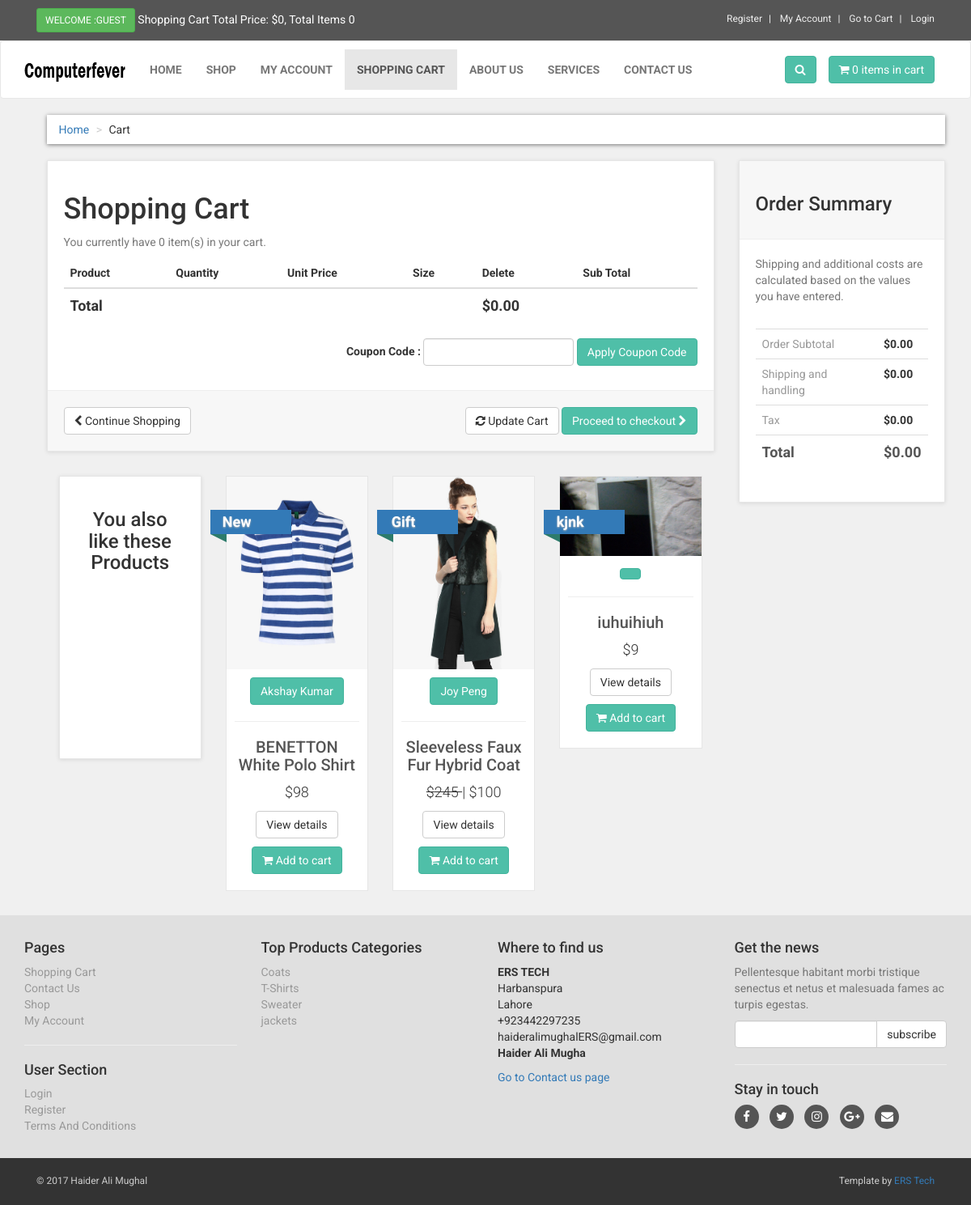
The app's page /cart.php with its own data.
### tables this page shows
CREATE TABLE IF NOT EXISTS `products` (
  `product_id` int(10) NOT NULL,
  `p_cat_id` int(10) NOT NULL,
  `cat_id` int(10) NOT NULL,
  `manufacturer_id` int(10) NOT NULL,
  `date` timestamp NOT NULL DEFAULT CURRENT_TIMESTAMP ON UPDATE CURRENT_TIMESTAMP,
  `product_title` text NOT NULL,
  `product_url` text NOT NULL,
  `product_img1` text NOT NULL,
  `product_img2` text NOT NULL,
  `product_img3` text NOT NULL,
  `product_price` int(10) NOT NULL,
  `product_psp_price` int(100) NOT NULL,
  `product_desc` text NOT NULL,
  `product_features` text NOT NULL,
  `product_video` text NOT NULL,
  `product_keywords` text NOT NULL,
  `product_label` text NOT NULL,
  `status` varchar(255) NOT NULL,
  `aud` varchar(1000) NOT NULL,
  `audiofile` varchar(1000) NOT NULL
);

CREATE TABLE IF NOT EXISTS `manufacturers` (
  `manufacturer_id` int(10) NOT NULL,
  `manufacturer_title` text NOT NULL,
  `manufacturer_top` text NOT NULL,
  `manufacturer_image` text NOT NULL
);

CREATE TABLE IF NOT EXISTS `product_categories` (
  `p_cat_id` int(10) NOT NULL,
  `p_cat_title` text NOT NULL,
  `p_cat_top` text NOT NULL,
  `p_cat_image` text NOT NULL
);

### cart.php (the view, shortened to what this page needs)
<?php
include("includes/db.php");
include("functions/functions.php");
?>
<!DOCTYPE html>
<html>
<head>
<link href="styles/bootstrap.min.css" rel="stylesheet">
<link href="styles/style.css" rel="stylesheet">
<link href="font-awesome/css/font-awesome.min.css" rel="stylesheet">
</head>
<body>
<div id="top">
<div class="container">
<div class="col-md-6 offer">
<a href="#" class="btn btn-success btn-sm" >
<?php
if(!isset($_SESSION['customer_email'])){
echo "Welcome :Guest";
}else{
echo "Welcome : " . $_SESSION['customer_email'] . "";
}
?>
</a>
<a href="#">
Shopping Cart Total Price: <?php total_price(); ?>, Total Items <?php items(); ?>
</a>
</div>
<div class="col-md-6">
<ul class="menu">
<li>
<a href="customer_register.php">
Register
</a>
</li>
<li>
<?php
if(!isset($_SESSION['customer_email'])){
echo "<a href='checkout.php' >My Account</a>";
}
else{
echo "<a href='customer/my_account.php?my_orders'>My Account</a>";
}
?>
</li>
<li>
<a href="cart.php">
Go to Cart
</a>
</li>
<li>
<?php
if(!isset($_SESSION['customer_email'])){
echo "<a href='checkout.php'> Login </a>";
}else {
echo "<a href='logout.php'> Logout </a>";
}
?>
</li>
</ul>
</div>
</div>
</div>
<div class="navbar navbar-default" id="navbar">
<div class="container" >
<div class="navbar-header">
<a class="navbar-brand home" href="index.php" >
<img src="images/logo.png" alt="computerfever logo" class="hidden-xs" >
</a>
</div>
<div class="navbar-collapse collapse" id="navigation" >
<div class="padding-nav" >
<ul class="nav navbar-nav navbar-left">
<li>
<a href="index.php"> Home </a>
</li>
<li>
<a href="shop.php"> Shop </a>
</li>
<li>
<?php
if(!isset($_SESSION['customer_email'])){
echo "<a href='checkout.php' >My Account</a>";
}
else{
echo "<a href='customer/my_account.php?my_orders'>My Account</a>";
}
?>
</li>
<li class="active" >
<a href="cart.php"> Shopping Cart </a>
</li>
<li>
<a href="about.php"> About Us </a>
</li>
<li>
<a href="services.php"> Services </a>
</li>
<li>
<a href="contact.php"> Contact Us </a>
</li>
</ul>
</div>
<a class="btn btn-primary navbar-btn right" href="cart.php">
<i class="fa fa-shopping-cart"></i>
<span> <?php items(); ?> items in cart </span>
</a>
<div class="navbar-collapse collapse right">
<button class="btn navbar-btn btn-primary" type="button" data-toggle="collapse" data-target="#search">
<i class="fa fa-search"></i>
</button>
</div>
</div>
</div>
</div>
<div id="content" >
<div class="container" >
<div class="col-md-12" >
<ul class="breadcrumb" >
<li>
<a href="index.php">Home</a>
</li>
<li>Cart</li>
</ul>
</div>
<div class="col-md-9" id="cart" >
<div class="box" >
<form action="cart.php" method="post" enctype="multipart-form-data" >
<h1> Shopping Cart </h1>
<?php
$ip_add = getRealUserIp();
$select_cart = "select * from cart where ip_add='$ip_add'";
$run_cart = mysqli_query($con,$select_cart);
$count = mysqli_num_rows($run_cart);
?>
<p class="text-muted" > You currently have <?php echo $count; ?> item(s) in your cart. </p>
<div class="table-responsive" >
<table class="table" >
<thead>
<tr>
<th colspan="2" >Product</th>
<th>Quantity</th>
<th>Unit Price</th>
<th>Size</th>
<th colspan="1">Delete</th>
<th colspan="2"> Sub Total </th>
</tr>
</thead>
<?php
$total = 0;
?>
<tfoot>
<tr>
<th colspan="5"> Total </th>
<th colspan="2"> $<?php echo $total; ?>.00 </th>
</tr>
</tfoot>
</table>
<div class="form-inline pull-right">
<div class="form-group">
<label>Coupon Code : </label>
<input type="text" name="code" class="form-control">
</div>
<input class="btn btn-primary" type="submit" name="apply_coupon" value="Apply Coupon Code" >
</div>
</div>
<div class="box-footer">
<div class="pull-left">
<a href="index.php" class="btn btn-default">
<i class="fa fa-chevron-left"></i> Continue Shopping
</a>
</div>
<div class="pull-right">
<button class="btn btn-default" type="submit" name="update" value="Update Cart">
<i class="fa fa-refresh"></i> Update Cart
</button>
<a href="checkout.php" class="btn btn-primary">
Proceed to checkout <i class="fa fa-chevron-right"></i>
</a>
</div>
</div>
</form>
</div>
<div id="row same-height-row">
<div class="col-md-3 col-sm-6">
<div class="box same-height headline">
<h3 class="text-center"> You also like these Products </h3>
</div>
</div>
<?php
$get_products = "select * from products order by rand() LIMIT 0,3";
$run_products = mysqli_query($con,$get_products);
while($row_products=mysqli_fetch_array($run_products)){
$pro_title = $row_products['product_title'];
$pro_price = $row_products['product_price'];
$pro_img1 = $row_products['product_img1'];
$pro_label = $row_products['product_label'];
$manufacturer_id = $row_products['manufacturer_id'];
$get_manufacturer = "select * from manufacturers where manufacturer_id='$manufacturer_id'";
$run_manufacturer = mysqli_query($db,$get_manufacturer);
$row_manufacturer = mysqli_fetch_array($run_manufacturer);
$manufacturer_name = $row_manufacturer['manufacturer_title'];
$pro_psp_price = $row_products['product_psp_price'];
$pro_url = $row_products['product_url'];
if($pro_label == "Sale" or $pro_label == "Gift"){
$product_price = "<del> $$pro_price </del>";
$product_psp_price = "| $$pro_psp_price";
}
else{
$product_psp_price = "";
$product_price = "$$pro_price";
}
if($pro_label == ""){
}
else{
$product_label = "
<a class='label sale' href='#' style='color:black;'>
<div class='thelabel'>$pro_label</div>
<div class='label-background'> </div>
</a>
";
}
echo "
<div class='col-md-3 col-sm-6 center-responsive' >
<div class='product' >
<a href='$pro_url' >
<img src='admin_area/product_images/$pro_img1' class='img-responsive' >
</a>
<div class='text' >
<center>
<p class='btn btn-primary'> $manufacturer_name </p>
</center>
<hr>
<h3><a href='$pro_url' >$pro_title</a></h3>
<p class='price' > $product_price $product_psp_price </p>
<p class='buttons' >
<a href='$pro_url' class='btn btn-default' >View details</a>
<a href='$pro_url' class='btn btn-primary'>
<i class='fa fa-shopping-cart'></i> Add to cart
</a>
</p>
</div>
$product_label
</div>
</div>
";
}
?>
</div>
</div>
<div class="col-md-3">
<div class="box" id="order-summary">
<div class="box-header">
<h3>Order Summary</h3>
</div>
<p class="text-muted">
Shipping and additional costs are calculated based on the values you have entered.
</p>
<div class="table-responsive">
<table class="table">
<tbody>
<tr>
<td> Order Subtotal </td>
<th> $<?php echo $total; ?>.00 </th>
</tr>
<tr>
<td> Shipping and handling </td>
<th>$0.00</th>
</tr>
<tr>
<td>Tax</td>
<th>$0.00</th>
</tr>
<tr class="total">
<td>Total</td>
<th>$<?php echo $total; ?>.00</th>
</tr>
</tbody>
</table>
</div>
</div>
</div>
</div>
</div>
<?php
include("includes/footer.php");
?>
</body>
</html>

### functions/functions.php (shortened to what this page needs)
<?php
$db = mysqli_connect("localhost","root","","povenaco_ppolice");
function getRealUserIp(){
    switch(true){
      default : return $_SERVER['REMOTE_ADDR'];
    }
 }
function items(){
global $db;
$ip_add = getRealUserIp();
$get_items = "select * from cart where ip_add='$ip_add'";
$run_items = mysqli_query($db,$get_items);
$count_items = mysqli_num_rows($run_items);
echo $count_items;
}
function total_price(){
$total = 0;
echo "$" . $total;
}
?>

### includes/footer.php (shortened to what this page needs)
<div id="footer">
<div class="container">
<div class="row" >
<div class="col-md-3 col-sm-6" >
<h4>Pages</h4>
<ul>
<li><a href="cart.php">Shopping Cart</a></li>
<li><a href="contact.php">Contact Us</a></li>
<li><a href="shop.php">Shop</a></li>
<li>
<?php
if(!isset($_SESSION['customer_email'])){
echo "<a href='checkout.php' >My Account</a>";
}
else{
echo "<a href='customer/my_account.php?my_orders'>My Account</a>";
}
?>
</li>
</ul>
<hr>
<h4>User Section</h4>
<ul>
<li>
<?php
if(!isset($_SESSION['customer_email'])){
echo "<a href='checkout.php' >Login</a>";
}
else{
echo "<a href='customer/my_account.php?my_orders'>My Account</a>";
}
?>
</li>
<li><a href="customer_register.php">Register</a></li>
<li><a href="terms.php">Terms And Conditions </a></li>
</ul>
</div>
<div class="col-md-3 col-sm-6">
<h4> Top Products Categories </h4>
<ul>
<?php
$get_p_cats = "select * from product_categories";
$run_p_cats = mysqli_query($con,$get_p_cats);
while($row_p_cats = mysqli_fetch_array($run_p_cats)){
$p_cat_id = $row_p_cats['p_cat_id'];
$p_cat_title = $row_p_cats['p_cat_title'];
echo "<li> <a href='shop.php?p_cat=$p_cat_id'> $p_cat_title </a> </li>";
}
?>
</ul>
</div>
<div class="col-md-3 col-sm-6">
<h4>Where to find us</h4>
<p>
<strong>ERS TECH</strong>
<br>Harbanspura
<br>Lahore
<br>+923442297235
<br>haideralimughalERS@gmail.com
<br>
<strong>Haider Ali Mugha</strong>
</p>
<a href="contact.php">Go to Contact us page</a>
</div>
<div class="col-md-3 col-sm-6">
<h4>Get the news</h4>
<p class="text-muted">
Pellentesque habitant morbi tristique senectus et netus et malesuada fames ac turpis egestas.
</p>
<form action="https://feedburner.google.com/fb/a/mailverify" method="post" target="popupwindow" onsubmit="window.open('https://feedburner.google.com/fb/a/mailverify?uri=computerfever', 'popupwindow', 'scrollbars=yes,width=550,height=520');return true">
<div class="input-group">
<input type="text" class="form-control" name="email">
<span class="input-group-btn">
<input type="submit" value="subscribe" class="btn btn-default">
</span>
</div>
</form>
<hr>
<h4> Stay in touch </h4>
<p class="social">
<a href="https://web.facebook.com/ERSTechnology/"><i class="fa fa-facebook"></i></a>
<a href="#"><i class="fa fa-twitter"></i></a>
<a href="#"><i class="fa fa-instagram"></i></a>
<a href="#"><i class="fa fa-google-plus"></i></a>
<a href="#"><i class="fa fa-envelope"></i></a>
</p>
</div>
</div>
</div>
</div>
<div id="copyright">
<div class="container" >
<div class="col-md-6" >
<p class="pull-left"> &copy; 2017 Haider Ali Mughal</p>
</div>
<div class="col-md-6" >
<p class="pull-right" >
Template by <a href="http://www.erstechno.com" >ERS Tech</a>
</p>
</div>
</div>
</div>

### styles/style.css (style rules this page uses)
body { font-family: "Roboto", Helvetica, Arial, sans-serif; font-size: 14px; line-height: 1.42857143; color: #333333; background-color: #f0f0f0; overflow-x: hidden; }
#top { background: #555555; padding: 10px 0; }
#top .offer { color: #fff; }
#top .offer .btn { text-transform: uppercase; }
#top a { color: #fff; }
#top ul.menu { padding-top: 5px; margin: 0; text-align: right; font-size: 12px; list-style: none; }
#top ul.menu > li { display: inline-block; }
#top ul.menu > li a { color: #eeeeee; }
#top ul.menu > li + li:before { content: "|\00a0"; padding: 0 5px; color: #f7f7f7; }
.navbar { background:white; }
.navbar-collapse .right { float:right; }
.navbar-brand { float:left; padding: 10px 15px; font-size:18px; line-height:20px; height:70px; }
.navbar ul.nav > li > a { text-transform:uppercase; font-weight:bold; font-size:14px; }
.padding-nav { padding-top:10px; }
.btn-primary { color:rgb(255, 255, 255); background-color:rgb(79, 191, 168); border-color:rgb(65, 179, 156); }
.box { background: #fff; margin: 0 0 30px; border: solid 1px #e6e6e6; box-sizing: border-box; padding:20px; box-shadow: 0 1px 5px rgba(0, 0, 0, 0.1); }
#content { padding-left:25px; }
#content .product { background:#fff; border: solid 1px #e6e6e6; box-sizing: border-box; margin-bottom: 30px; }
#content .product .text p.price { font-size:18px; text-align:center; font-weight:300; }
#content .product .text .buttons { clear:both; text-align:center; }
#content .product .text h3 { text-align:center; font-size:20px; }
#content .product .text h3 a { color:rgb(85, 85, 85); }
#content .product .text { padding:10px 10px 0px; }
#content .product .text .buttons .btn { margin-bottom:10px; }
.breadcrumb { padding: 8px 15px; margin-bottom:20px; background-color: #ffffff; border-radius: 0; box-shadow: 0 1px 5px rgba(0, 0, 0, 0.5); }
.breadcrumb > li + li:before { content: ">\00a0"; color:#cccccc; }
#content .headline { height: 350px; }
#content #cart .table tfoot { font-size:18px; }
.box .box-footer { background: #f7f7f7; margin: 30px -20px -20px; padding:20px; border-top: solid 1px #eeeeee; }
.box .box-footer:before, .box .box-footer:after { content:" "; display: table; }
.box .box-footer:after { clear:both; }
.box .box-header { background:#f7f7f7; margin:-20px -20px 20px; padding:20px; border-bottom: solid 1px #eeeeee; }
#content #order-summary table { margin-top: 20px; }
#content #order-summary table td { color: #999999; }
#content #order-summary table tr.total td, #content #order-summary table tr.total th { font-size: 18px; color:#555555; font-weight: 700; }
#footer { background: #e0e0e0; padding: 20px 0; }
#footer ul { padding-left: 0; list-style: none; }
#footer ul a { color:#999999; padding: 20px 0; }
#footer .social { text-align: left; }
#footer .social a { margin: 0 10px 0 0; color: #fff; display: inline-block; width: 30px; height: 30px; border-radius: 15px; line-height: 30px; font-size: 15px; text-align: center; transition: all 0.2s ease-out; vertical-align: bottom; background-color:#555555; }
#copyright { background:#333; color:#ccc; padding:20px 0; font-size:12px; }
#copyright p { margin: 0; }
.label { text-decoration : none; position: absolute; top: 50px; padding-left:51px; z-index: 20; }
.label .thelabel { position: relative; width: 100px; padding: 6px 50px 6px 15px; margin: 40px 50px 10px -71px; color: #fff; font-size:18px; font-weight:bold; background-color: #337ab7; text-shadow: 0px 1px 2px #bbb ; }
.label .thelabel:before, .label .thelabel:after { content: ''; position: absolute; width:0; height:0; }
.label .thelabel:after { left: 0px; top: 100%; border-width : 5px 10px; border-style: solid; border-color: #2d7b6b #2d7b6b transparent transparent; }
.label.sale { top: 0; }

### records on screen
products: product_img1 (picture), manufacturer.manufacturer_title "Akshay Kumar", product_title "BENETTON White Polo Shirt", product_price "$98", product_label "New"
products: product_img1 (picture), manufacturer.manufacturer_title "Joy Peng", product_title "Sleeveless Faux Fur Hybrid Coat", product_price "245", product_psp_price "| $100", product_label "Gift"
products: product_img1 (picture), product_title "iuhuihiuh", product_price "$9", product_label "kjnk"
product_categories: p_cat_title "Coats"
product_categories: p_cat_title "T-Shirts"
product_categories: p_cat_title "Sweater"
product_categories: p_cat_title "jackets"

### other values on screen
$total "0"
$count_items "0 0"
$count "0"
